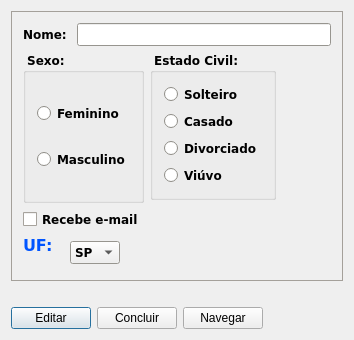
<?xml version="1.0" encoding="UTF-8"?>
<ui version="4.0">
 <class>MainDialog</class>
 <widget class="QDialog" name="MainDialog">
  <property name="geometry">
   <rect>
    <x>0</x>
    <y>0</y>
    <width>354</width>
    <height>340</height>
   </rect>
  </property>
  <property name="windowTitle">
   <string>MainDialog</string>
  </property>
  <layout class="QVBoxLayout" name="verticalLayout_5">
   <item>
    <widget class="QFrame" name="frame">
     <property name="palette">
      <palette>
       <active>
        <colorrole role="WindowText">
         <brush brushstyle="SolidPattern">
          <color alpha="255">
           <red>0</red>
           <green>0</green>
           <blue>0</blue>
          </color>
         </brush>
        </colorrole>
        <colorrole role="Text">
         <brush brushstyle="SolidPattern">
          <color alpha="255">
           <red>0</red>
           <green>0</green>
           <blue>0</blue>
          </color>
         </brush>
        </colorrole>
        <colorrole role="ButtonText">
         <brush brushstyle="SolidPattern">
          <color alpha="255">
           <red>0</red>
           <green>0</green>
           <blue>0</blue>
          </color>
         </brush>
        </colorrole>
        <colorrole role="Base">
         <brush brushstyle="SolidPattern">
          <color alpha="255">
           <red>255</red>
           <green>255</green>
           <blue>255</blue>
          </color>
         </brush>
        </colorrole>
        <colorrole role="Window">
         <brush brushstyle="SolidPattern">
          <color alpha="255">
           <red>212</red>
           <green>208</green>
           <blue>200</blue>
          </color>
         </brush>
        </colorrole>
       </active>
       <inactive>
        <colorrole role="WindowText">
         <brush brushstyle="SolidPattern">
          <color alpha="255">
           <red>0</red>
           <green>0</green>
           <blue>0</blue>
          </color>
         </brush>
        </colorrole>
        <colorrole role="Text">
         <brush brushstyle="SolidPattern">
          <color alpha="255">
           <red>0</red>
           <green>0</green>
           <blue>0</blue>
          </color>
         </brush>
        </colorrole>
        <colorrole role="ButtonText">
         <brush brushstyle="SolidPattern">
          <color alpha="255">
           <red>0</red>
           <green>0</green>
           <blue>0</blue>
          </color>
         </brush>
        </colorrole>
        <colorrole role="Base">
         <brush brushstyle="SolidPattern">
          <color alpha="255">
           <red>255</red>
           <green>255</green>
           <blue>255</blue>
          </color>
         </brush>
        </colorrole>
        <colorrole role="Window">
         <brush brushstyle="SolidPattern">
          <color alpha="255">
           <red>212</red>
           <green>208</green>
           <blue>200</blue>
          </color>
         </brush>
        </colorrole>
       </inactive>
       <disabled>
        <colorrole role="WindowText">
         <brush brushstyle="SolidPattern">
          <color alpha="255">
           <red>0</red>
           <green>0</green>
           <blue>0</blue>
          </color>
         </brush>
        </colorrole>
        <colorrole role="Text">
         <brush brushstyle="SolidPattern">
          <color alpha="255">
           <red>0</red>
           <green>0</green>
           <blue>0</blue>
          </color>
         </brush>
        </colorrole>
        <colorrole role="ButtonText">
         <brush brushstyle="SolidPattern">
          <color alpha="255">
           <red>0</red>
           <green>0</green>
           <blue>0</blue>
          </color>
         </brush>
        </colorrole>
        <colorrole role="Base">
         <brush brushstyle="SolidPattern">
          <color alpha="255">
           <red>255</red>
           <green>255</green>
           <blue>255</blue>
          </color>
         </brush>
        </colorrole>
        <colorrole role="Window">
         <brush brushstyle="SolidPattern">
          <color alpha="255">
           <red>255</red>
           <green>255</green>
           <blue>255</blue>
          </color>
         </brush>
        </colorrole>
       </disabled>
      </palette>
     </property>
     <property name="font">
      <font>
       <family>Verdana</family>
       <weight>75</weight>
       <bold>true</bold>
      </font>
     </property>
     <property name="frameShape">
      <enum>QFrame::StyledPanel</enum>
     </property>
     <property name="frameShadow">
      <enum>QFrame::Sunken</enum>
     </property>
     <property name="lineWidth">
      <number>1</number>
     </property>
     <layout class="QVBoxLayout" name="verticalLayout_6">
      <item>
       <layout class="QHBoxLayout" name="horizontalLayout">
        <item>
         <widget class="QLabel" name="label">
          <property name="text">
           <string>Nome: </string>
          </property>
         </widget>
        </item>
        <item>
         <widget class="QLineEdit" name="nomeEdit">
          <property name="toolTip">
           <string>&lt;!DOCTYPE HTML PUBLIC &quot;-//W3C//DTD HTML 4.0//EN&quot; &quot;http://www.w3.org/TR/REC-html40/strict.dtd&quot;&gt;
&lt;html&gt;&lt;head&gt;&lt;meta name=&quot;qrichtext&quot; content=&quot;1&quot; /&gt;&lt;style type=&quot;text/css&quot;&gt;
p, li { white-space: pre-wrap; }
&lt;/style&gt;&lt;/head&gt;&lt;body style=&quot; font-family:'MS Shell Dlg 2'; font-size:8.25pt; font-weight:400; font-style:normal;&quot;&gt;
&lt;p style=&quot; margin-top:0px; margin-bottom:0px; margin-left:0px; margin-right:0px; -qt-block-indent:0; text-indent:0px;&quot;&gt;&lt;span style=&quot; font-family:'Verdana'; font-size:10pt; font-weight:600; color:#ff0000;&quot;&gt;Digite o nome da pessoa&lt;/span&gt;&lt;/p&gt;&lt;/body&gt;&lt;/html&gt;</string>
          </property>
          <property name="whatsThis">
           <string>&lt;!DOCTYPE HTML PUBLIC &quot;-//W3C//DTD HTML 4.0//EN&quot; &quot;http://www.w3.org/TR/REC-html40/strict.dtd&quot;&gt;
&lt;html&gt;&lt;head&gt;&lt;meta name=&quot;qrichtext&quot; content=&quot;1&quot; /&gt;&lt;style type=&quot;text/css&quot;&gt;
p, li { white-space: pre-wrap; }
&lt;/style&gt;&lt;/head&gt;&lt;body style=&quot; font-family:'MS Shell Dlg 2'; font-size:8.25pt; font-weight:400; font-style:normal;&quot;&gt;
&lt;p style=&quot; margin-top:0px; margin-bottom:0px; margin-left:0px; margin-right:0px; -qt-block-indent:0; text-indent:0px;&quot;&gt;&lt;span style=&quot; font-family:'Verdana'; font-size:10pt; font-weight:600; color:#00aa00;&quot;&gt;Esta caixinha serve para você digitar o nome da pessoa.&lt;/span&gt;&lt;/p&gt;&lt;/body&gt;&lt;/html&gt;</string>
          </property>
         </widget>
        </item>
       </layout>
      </item>
      <item>
       <layout class="QHBoxLayout" name="horizontalLayout_3" stretch="1,1,3">
        <item>
         <layout class="QVBoxLayout" name="verticalLayout_3">
          <item>
           <layout class="QHBoxLayout" name="horizontalLayout_5">
            <item>
             <widget class="RadioButtonGroup" name="sexoGroup">
              <property name="title">
               <string> Sexo: </string>
              </property>
              <property name="flat">
               <bool>false</bool>
              </property>
              <property name="checkable">
               <bool>false</bool>
              </property>
              <property name="checkedButtonText" stdset="0">
               <string/>
              </property>
              <layout class="QVBoxLayout" name="verticalLayout">
               <item>
                <widget class="QRadioButton" name="femininoRB">
                 <property name="text">
                  <string>Feminino</string>
                 </property>
                </widget>
               </item>
               <item>
                <widget class="QRadioButton" name="masculinoRB">
                 <property name="text">
                  <string>Masculino</string>
                 </property>
                </widget>
               </item>
              </layout>
             </widget>
            </item>
            <item>
             <spacer name="horizontalSpacer_4">
              <property name="orientation">
               <enum>Qt::Horizontal</enum>
              </property>
              <property name="sizeType">
               <enum>QSizePolicy::Expanding</enum>
              </property>
              <property name="sizeHint" stdset="0">
               <size>
                <width>40</width>
                <height>20</height>
               </size>
              </property>
             </spacer>
            </item>
           </layout>
          </item>
          <item>
           <widget class="QCheckBox" name="emailCheck">
            <property name="text">
             <string>Recebe e-mail</string>
            </property>
           </widget>
          </item>
          <item>
           <layout class="QHBoxLayout" name="horizontalLayout_2">
            <item>
             <widget class="QLabel" name="label_2">
              <property name="sizePolicy">
               <sizepolicy hsizetype="Minimum" vsizetype="Preferred">
                <horstretch>0</horstretch>
                <verstretch>0</verstretch>
               </sizepolicy>
              </property>
              <property name="text">
               <string>&lt;!DOCTYPE HTML PUBLIC &quot;-//W3C//DTD HTML 4.0//EN&quot; &quot;http://www.w3.org/TR/REC-html40/strict.dtd&quot;&gt;
&lt;html&gt;&lt;head&gt;&lt;meta name=&quot;qrichtext&quot; content=&quot;1&quot; /&gt;&lt;style type=&quot;text/css&quot;&gt;
p, li { white-space: pre-wrap; }
&lt;/style&gt;&lt;/head&gt;&lt;body style=&quot; font-family:'MS Shell Dlg 2'; font-size:8.25pt; font-weight:400; font-style:normal;&quot;&gt;
&lt;p style=&quot; margin-top:0px; margin-bottom:0px; margin-left:0px; margin-right:0px; -qt-block-indent:0; text-indent:0px;&quot;&gt;&lt;span style=&quot; font-family:'Verdana'; font-size:12pt; font-weight:600; color:#0055ff;&quot;&gt;UF:  &lt;/span&gt;&lt;/p&gt;
&lt;p style=&quot; margin-top:0px; margin-bottom:0px; margin-left:0px; margin-right:0px; -qt-block-indent:0; text-indent:0px;&quot;&gt;&lt;img src=&quot;:/images/mapa_brasil.png&quot; /&gt;&lt;/p&gt;&lt;/body&gt;&lt;/html&gt;</string>
              </property>
             </widget>
            </item>
            <item>
             <widget class="QComboBox" name="ufCombo">
              <property name="toolTip">
               <string>&lt;!DOCTYPE HTML PUBLIC &quot;-//W3C//DTD HTML 4.0//EN&quot; &quot;http://www.w3.org/TR/REC-html40/strict.dtd&quot;&gt;
&lt;html&gt;&lt;head&gt;&lt;meta name=&quot;qrichtext&quot; content=&quot;1&quot; /&gt;&lt;style type=&quot;text/css&quot;&gt;
p, li { white-space: pre-wrap; }
&lt;/style&gt;&lt;/head&gt;&lt;body style=&quot; font-family:'MS Shell Dlg 2'; font-size:8.25pt; font-weight:400; font-style:normal;&quot;&gt;
&lt;p style=&quot; margin-top:0px; margin-bottom:0px; margin-left:0px; margin-right:0px; -qt-block-indent:0; text-indent:0px;&quot;&gt;&lt;span style=&quot; font-family:'Verdana'; font-size:12pt; font-weight:600;&quot;&gt;Selecione uma UF&lt;br /&gt;&lt;/span&gt;&lt;img src=&quot;:/images/mapa_brasil.png&quot; /&gt;&lt;/p&gt;&lt;/body&gt;&lt;/html&gt;</string>
              </property>
              <item>
               <property name="text">
                <string>SP</string>
               </property>
              </item>
              <item>
               <property name="text">
                <string>RJ</string>
               </property>
              </item>
              <item>
               <property name="text">
                <string>MG</string>
               </property>
              </item>
             </widget>
            </item>
            <item>
             <spacer name="horizontalSpacer_3">
              <property name="orientation">
               <enum>Qt::Horizontal</enum>
              </property>
              <property name="sizeHint" stdset="0">
               <size>
                <width>40</width>
                <height>20</height>
               </size>
              </property>
             </spacer>
            </item>
           </layout>
          </item>
         </layout>
        </item>
        <item>
         <layout class="QVBoxLayout" name="verticalLayout_4">
          <item>
           <widget class="RadioButtonGroup" name="estcivGroup">
            <property name="title">
             <string> Estado Civil: </string>
            </property>
            <property name="checkable">
             <bool>false</bool>
            </property>
            <layout class="QVBoxLayout" name="verticalLayout_2">
             <item>
              <widget class="QRadioButton" name="solteiroRB">
               <property name="text">
                <string>Solteiro</string>
               </property>
              </widget>
             </item>
             <item>
              <widget class="QRadioButton" name="casadoRB">
               <property name="text">
                <string>Casado</string>
               </property>
              </widget>
             </item>
             <item>
              <widget class="QRadioButton" name="divorciadoRB">
               <property name="text">
                <string>Divorciado</string>
               </property>
              </widget>
             </item>
             <item>
              <widget class="QRadioButton" name="viuvoRB">
               <property name="text">
                <string>Viúvo</string>
               </property>
              </widget>
             </item>
            </layout>
           </widget>
          </item>
          <item>
           <spacer name="verticalSpacer_2">
            <property name="orientation">
             <enum>Qt::Vertical</enum>
            </property>
            <property name="sizeHint" stdset="0">
             <size>
              <width>70</width>
              <height>78</height>
             </size>
            </property>
           </spacer>
          </item>
         </layout>
        </item>
        <item>
         <spacer name="horizontalSpacer">
          <property name="orientation">
           <enum>Qt::Horizontal</enum>
          </property>
          <property name="sizeHint" stdset="0">
           <size>
            <width>18</width>
            <height>20</height>
           </size>
          </property>
         </spacer>
        </item>
       </layout>
      </item>
     </layout>
    </widget>
   </item>
   <item>
    <spacer name="verticalSpacer">
     <property name="orientation">
      <enum>Qt::Vertical</enum>
     </property>
     <property name="sizeType">
      <enum>QSizePolicy::MinimumExpanding</enum>
     </property>
     <property name="sizeHint" stdset="0">
      <size>
       <width>20</width>
       <height>20</height>
      </size>
     </property>
    </spacer>
   </item>
   <item>
    <layout class="QHBoxLayout" name="horizontalLayout_4">
     <item>
      <widget class="QPushButton" name="editBtn">
       <property name="text">
        <string>Editar</string>
       </property>
      </widget>
     </item>
     <item>
      <widget class="QPushButton" name="editFinishedBtn">
       <property name="text">
        <string>Concluir</string>
       </property>
      </widget>
     </item>
     <item>
      <widget class="QPushButton" name="navBtn">
       <property name="text">
        <string>Navegar</string>
       </property>
      </widget>
     </item>
     <item>
      <spacer name="horizontalSpacer_2">
       <property name="orientation">
        <enum>Qt::Horizontal</enum>
       </property>
       <property name="sizeHint" stdset="0">
        <size>
         <width>40</width>
         <height>20</height>
        </size>
       </property>
      </spacer>
     </item>
    </layout>
   </item>
  </layout>
 </widget>
 <layoutdefault spacing="6" margin="11"/>
 <customwidgets>
  <customwidget>
   <class>RadioButtonGroup</class>
   <extends>QGroupBox</extends>
   <header>radiobuttongroup.h</header>
   <container>1</container>
  </customwidget>
 </customwidgets>
 <resources/>
 <connections/>
</ui>
